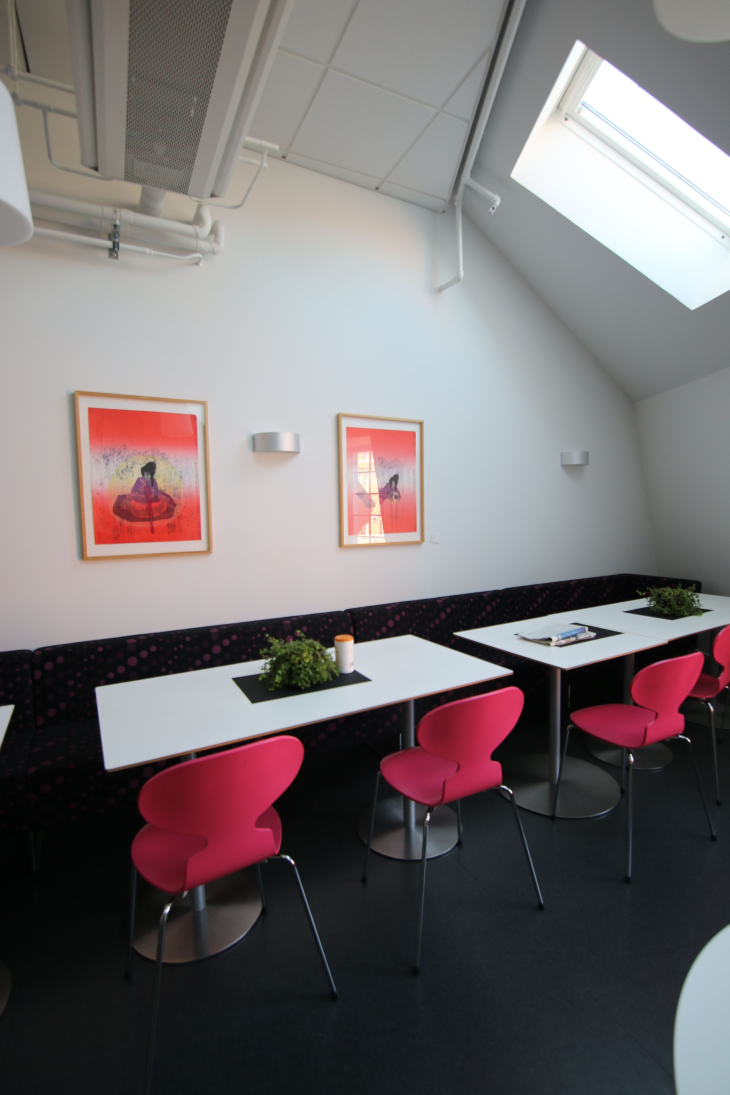
#> input picture LunchRoom/LunchRoom/img01.jpg, 3648 x 5472 px (shown at 1/5 size)
$ python -i panorama.py   (imports and definitions only)   (Python 2 division)
#> lines starting #> are read from the running program, lines starting #| are printed output that depends on the picture
# import the necessary packages
import numpy as np
#import imutils
import cv2

class Stitcher:
	def __init__(self):
		# determine if we are using OpenCV v3.X
		#self.isv3 = imutils.is_cv3()
		self.isv3 = True

	def stitch(self, images, ratio=0.75, reprojThresh=4.0,
		showMatches=False):
		# unpack the images, then detect keypoints and extract
		# local invariant descriptors from them
		(imageB, imageA) = images
		(kpsA, featuresA) = self.detectAndDescribe(imageA)
		(kpsB, featuresB) = self.detectAndDescribe(imageB)
		# [8 lines of commented-out code are left out]
		M = self.matchKeypoints(kpsA, kpsB,
			featuresA, featuresB, ratio, reprojThresh, imageA, imageB)

		# if the match is None, then there aren't enough matched
		# keypoints to create a panorama
		if M is None:
			return None

		# otherwise, apply a perspective warp to stitch the images
		# together
		(matches, H, status) = M
		result = cv2.warpPerspective(imageA, H,
			(imageA.shape[1] + imageB.shape[1], imageA.shape[0]))
		result[0:imageB.shape[0], 0:imageB.shape[1]] = imageB

		# check to see if the keypoint matches should be visualized
		if showMatches:
			vis = self.drawMatches(imageA, imageB, kpsA, kpsB, matches,
				status)

			# return a tuple of the stitched image and the
			# visualization
			return (result, vis)

		# return the stitched image
		return result

	# [109 lines left out: functions detectAndDescribe, matchKeypoints, drawMatches, not called in this run]

>>> import cv2
>>> picture = cv2.imread('../../LunchRoom/LunchRoom/img01.jpg', cv2.IMREAD_GRAYSCALE)
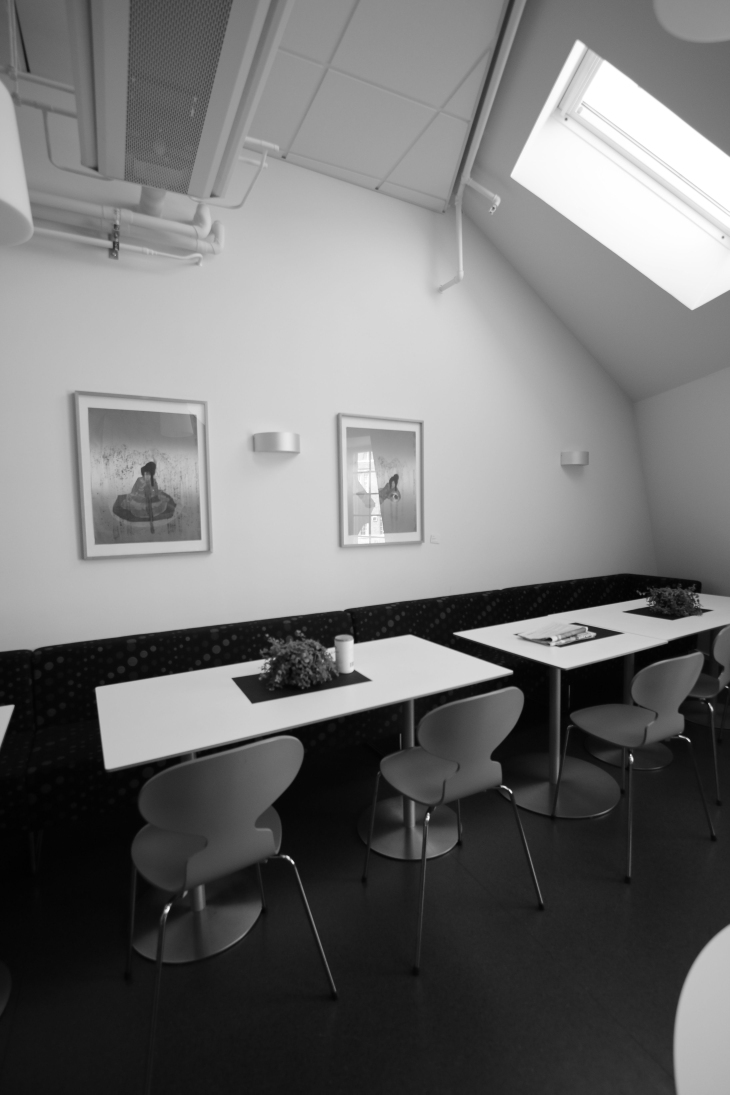
#> picture: shape (5472, 3648) (shown at 1/5 size); min 0, max 255, mean 114.2
>>> result = Stitcher().stitch(picture)
#> (the run stopped early here; a loop or call above may not have finished)

$ run again, on LunchRoom/LunchRoom/img02.jpg
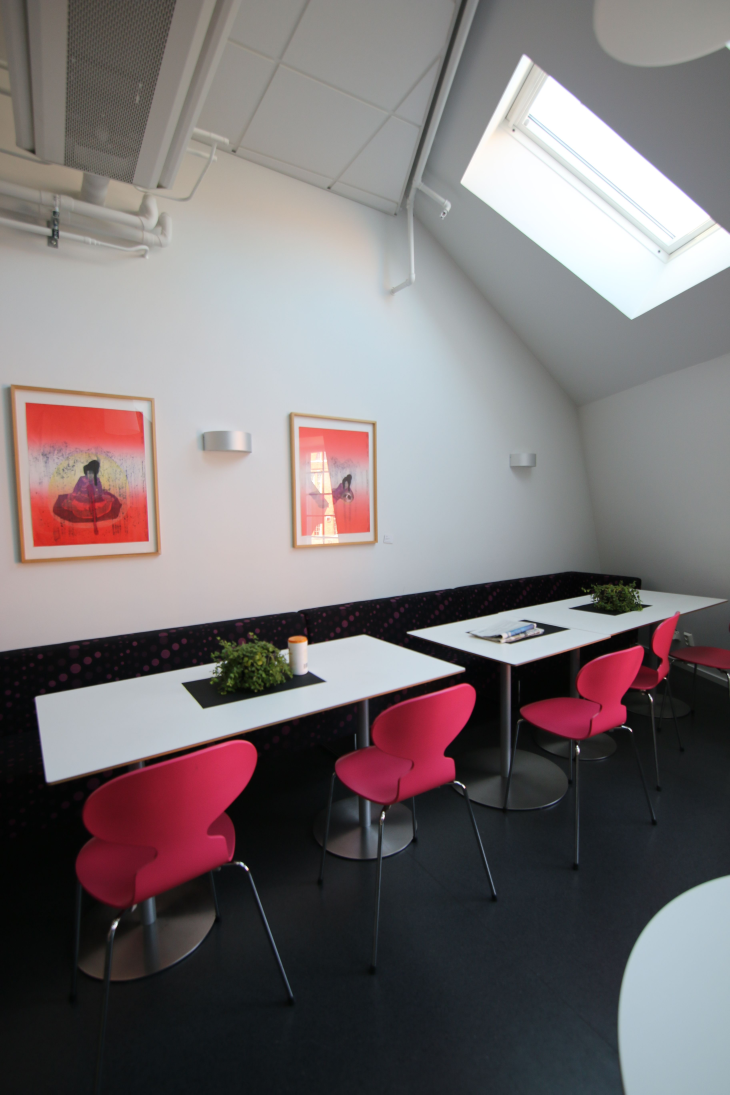
#> input picture LunchRoom/LunchRoom/img02.jpg, 3648 x 5472 px (shown at 1/5 size)
#> `picture = cv2.imread('../../LunchRoom/LunchRoom/img01.jpg', cv2.IMREAD..`:
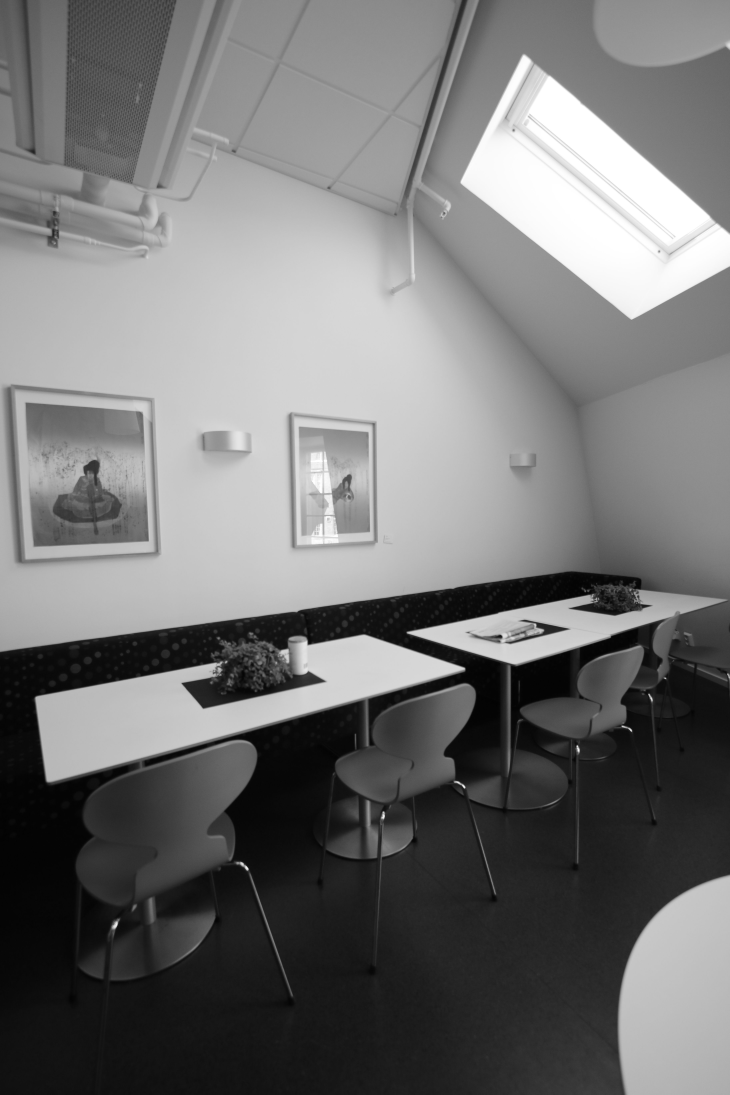
#> picture: shape (5472, 3648) (shown at 1/5 size); min 1, max 255, mean 116

$ run again, on LunchRoom/LunchRoom/img03.jpg
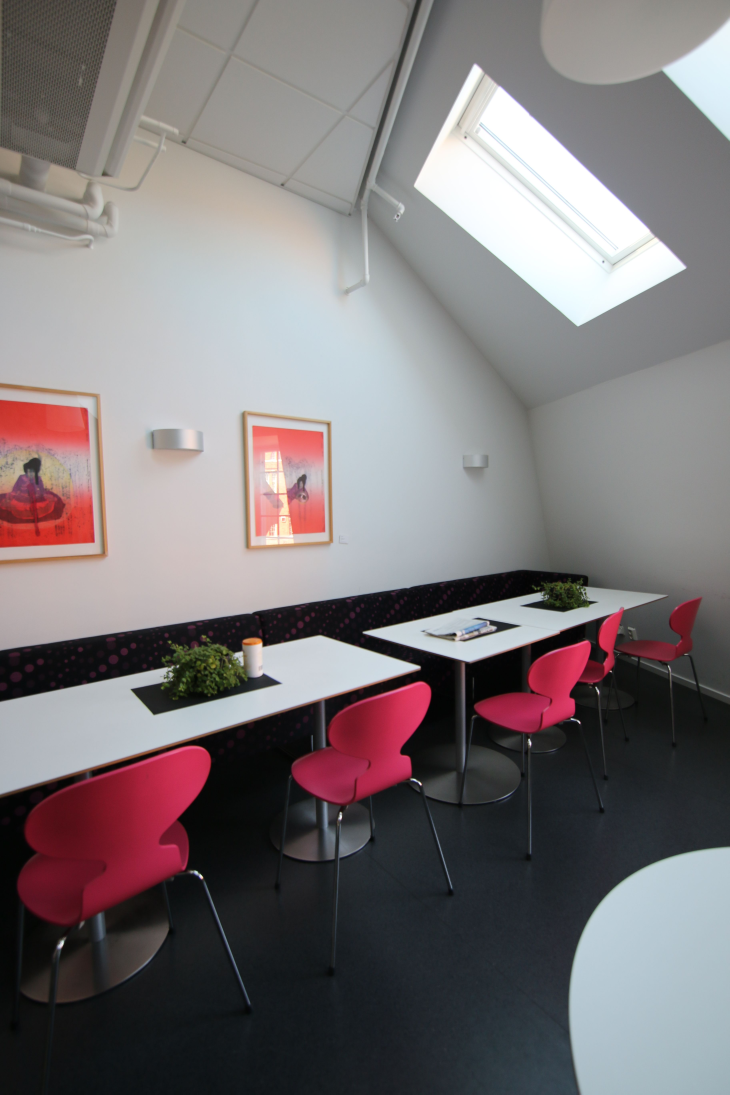
#> input picture LunchRoom/LunchRoom/img03.jpg, 3648 x 5472 px (shown at 1/5 size)
#> `picture = cv2.imread('../../LunchRoom/LunchRoom/img01.jpg', cv2.IMREAD..`:
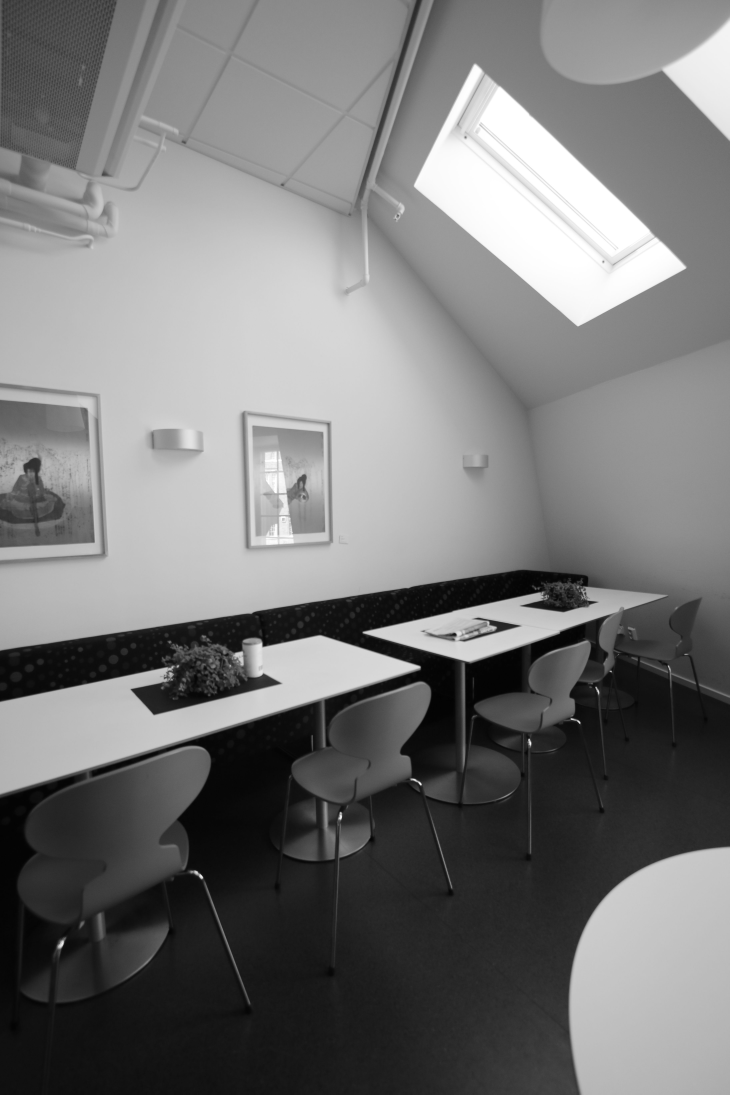
#> picture: shape (5472, 3648) (shown at 1/5 size); min 1, max 255, mean 119.7

$ run again, on LunchRoom/LunchRoom/img04.jpg
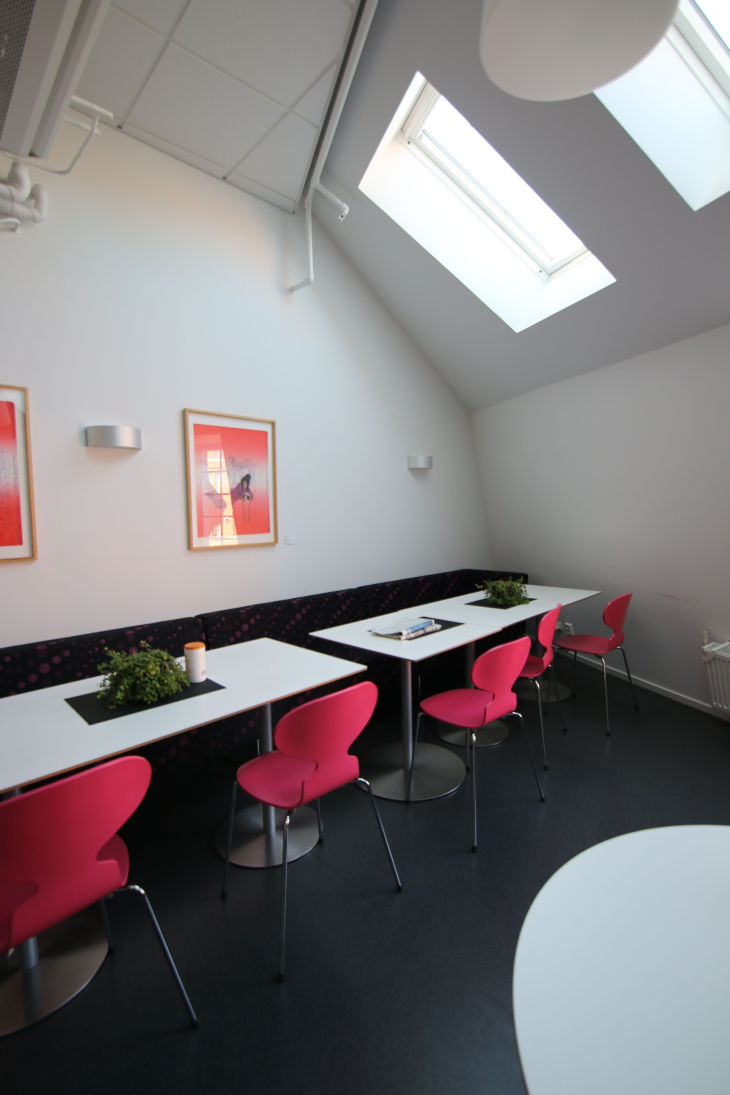
#> input picture LunchRoom/LunchRoom/img04.jpg, 3648 x 5472 px (shown at 1/5 size)
#> `picture = cv2.imread('../../LunchRoom/LunchRoom/img01.jpg', cv2.IMREAD..`:
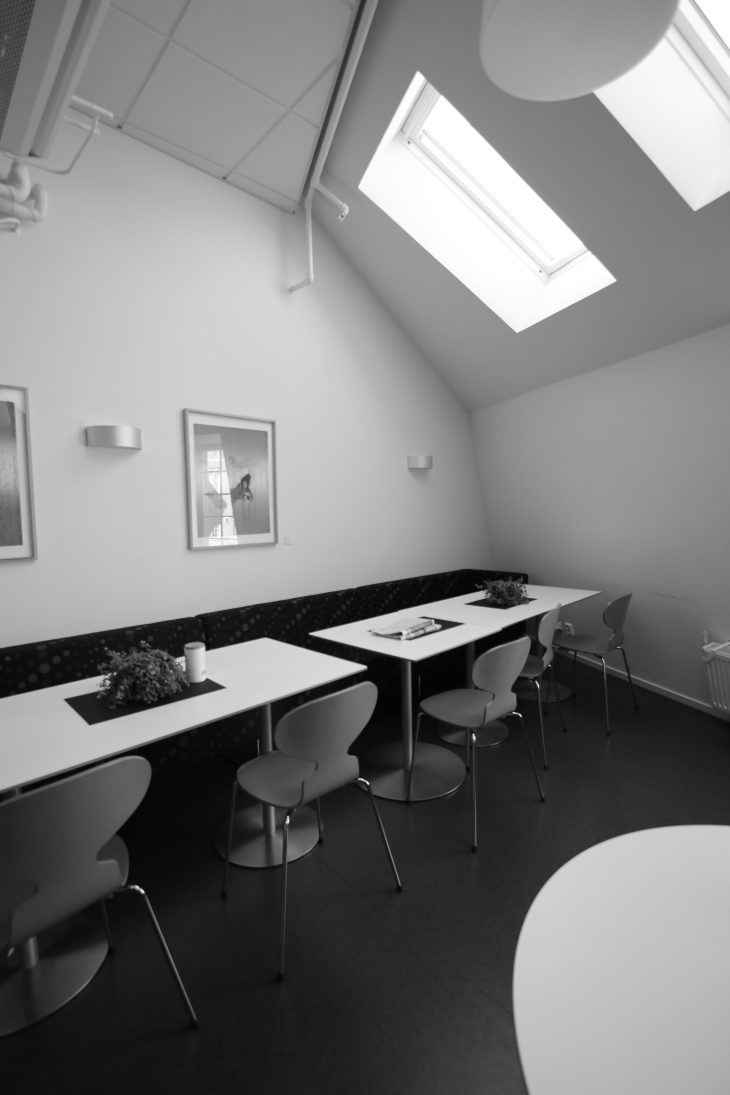
#> picture: shape (5472, 3648) (shown at 1/5 size); min 2, max 255, mean 125
